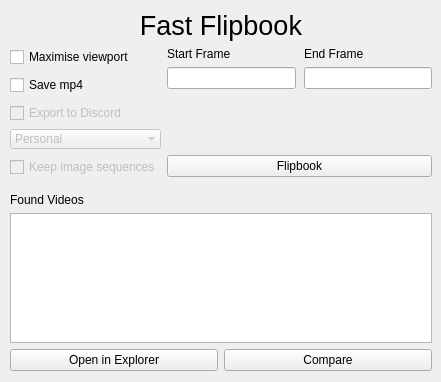
<?xml version="1.0" encoding="UTF-8"?>
<ui version="4.0">
 <class>MainWindow</class>
 <widget class="QMainWindow" name="MainWindow">
  <property name="geometry">
   <rect>
    <x>0</x>
    <y>0</y>
    <width>441</width>
    <height>382</height>
   </rect>
  </property>
  <property name="focusPolicy">
   <enum>Qt::NoFocus</enum>
  </property>
  <property name="windowTitle">
   <string>Fast Flipbook</string>
  </property>
  <widget class="QWidget" name="centralwidget">
   <widget class="QWidget" name="verticalLayoutWidget_3">
    <property name="geometry">
     <rect>
      <x>10</x>
      <y>10</y>
      <width>422</width>
      <height>361</height>
     </rect>
    </property>
    <layout class="QVBoxLayout" name="verticalLayout_3">
     <item>
      <widget class="QLabel" name="Title">
       <property name="styleSheet">
        <string notr="true"/>
       </property>
       <property name="text">
        <string>&lt;html&gt;&lt;head/&gt;&lt;body&gt;&lt;p align=&quot;center&quot;&gt;&lt;span style=&quot; font-size:20pt;&quot;&gt;Fast Flipbook&lt;/span&gt;&lt;/p&gt;&lt;/body&gt;&lt;/html&gt;</string>
       </property>
       <property name="scaledContents">
        <bool>false</bool>
       </property>
      </widget>
     </item>
     <item>
      <layout class="QHBoxLayout" name="horizontalLayout">
       <item>
        <layout class="QVBoxLayout" name="verticalLayout">
         <item>
          <widget class="QCheckBox" name="CB_maxViewport">
           <property name="text">
            <string>Maximise viewport</string>
           </property>
          </widget>
         </item>
         <item>
          <spacer name="verticalSpacer_3">
           <property name="orientation">
            <enum>Qt::Vertical</enum>
           </property>
           <property name="sizeType">
            <enum>QSizePolicy::Fixed</enum>
           </property>
           <property name="sizeHint" stdset="0">
            <size>
             <width>20</width>
             <height>2</height>
            </size>
           </property>
          </spacer>
         </item>
         <item>
          <widget class="QCheckBox" name="CB_saveVideo">
           <property name="text">
            <string>Save mp4</string>
           </property>
          </widget>
         </item>
         <item>
          <spacer name="verticalSpacer_4">
           <property name="orientation">
            <enum>Qt::Vertical</enum>
           </property>
           <property name="sizeType">
            <enum>QSizePolicy::Fixed</enum>
           </property>
           <property name="sizeHint" stdset="0">
            <size>
             <width>20</width>
             <height>2</height>
            </size>
           </property>
          </spacer>
         </item>
         <item>
          <widget class="QCheckBox" name="CB_pushToDiscord">
           <property name="enabled">
            <bool>false</bool>
           </property>
           <property name="text">
            <string>Export to Discord</string>
           </property>
           <property name="checkable">
            <bool>true</bool>
           </property>
          </widget>
         </item>
         <item>
          <widget class="QComboBox" name="DD_chooseDiscord">
           <property name="enabled">
            <bool>false</bool>
           </property>
           <property name="frame">
            <bool>false</bool>
           </property>
           <item>
            <property name="text">
             <string>Personal</string>
            </property>
           </item>
           <item>
            <property name="text">
             <string>Upheaval</string>
            </property>
           </item>
           <item>
            <property name="text">
             <string>Flying Squirrel</string>
            </property>
           </item>
          </widget>
         </item>
         <item>
          <spacer name="verticalSpacer_5">
           <property name="orientation">
            <enum>Qt::Vertical</enum>
           </property>
           <property name="sizeType">
            <enum>QSizePolicy::Fixed</enum>
           </property>
           <property name="sizeHint" stdset="0">
            <size>
             <width>20</width>
             <height>2</height>
            </size>
           </property>
          </spacer>
         </item>
         <item>
          <widget class="QCheckBox" name="CB_saveImages">
           <property name="enabled">
            <bool>false</bool>
           </property>
           <property name="text">
            <string>Keep image sequences</string>
           </property>
          </widget>
         </item>
        </layout>
       </item>
       <item>
        <layout class="QVBoxLayout" name="verticalLayout_2">
         <item>
          <layout class="QGridLayout" name="gridLayout">
           <property name="horizontalSpacing">
            <number>8</number>
           </property>
           <property name="verticalSpacing">
            <number>6</number>
           </property>
           <item row="2" column="1">
            <widget class="QLineEdit" name="TXT_endFrame"/>
           </item>
           <item row="2" column="0" alignment="Qt::AlignTop">
            <widget class="QLineEdit" name="TXT_startFrame"/>
           </item>
           <item row="1" column="1" alignment="Qt::AlignTop">
            <widget class="QLabel" name="label_2">
             <property name="text">
              <string>End Frame</string>
             </property>
            </widget>
           </item>
           <item row="1" column="0" alignment="Qt::AlignTop">
            <widget class="QLabel" name="label">
             <property name="text">
              <string>Start Frame</string>
             </property>
            </widget>
           </item>
          </layout>
         </item>
         <item>
          <spacer name="verticalSpacer">
           <property name="orientation">
            <enum>Qt::Vertical</enum>
           </property>
           <property name="sizeType">
            <enum>QSizePolicy::Fixed</enum>
           </property>
           <property name="sizeHint" stdset="0">
            <size>
             <width>20</width>
             <height>60</height>
            </size>
           </property>
          </spacer>
         </item>
         <item>
          <widget class="QPushButton" name="PB_flipbook">
           <property name="sizePolicy">
            <sizepolicy hsizetype="Minimum" vsizetype="Fixed">
             <horstretch>0</horstretch>
             <verstretch>0</verstretch>
            </sizepolicy>
           </property>
           <property name="text">
            <string>Flipbook</string>
           </property>
          </widget>
         </item>
        </layout>
       </item>
      </layout>
     </item>
     <item>
      <spacer name="verticalSpacer_2">
       <property name="orientation">
        <enum>Qt::Vertical</enum>
       </property>
       <property name="sizeType">
        <enum>QSizePolicy::Fixed</enum>
       </property>
       <property name="sizeHint" stdset="0">
        <size>
         <width>20</width>
         <height>10</height>
        </size>
       </property>
      </spacer>
     </item>
     <item>
      <layout class="QVBoxLayout" name="verticalLayout_4">
       <item>
        <widget class="QLabel" name="label_4">
         <property name="text">
          <string>Found Videos</string>
         </property>
        </widget>
       </item>
       <item>
        <widget class="QListWidget" name="LW_videoList">
         <property name="selectionMode">
          <enum>QAbstractItemView::ContiguousSelection</enum>
         </property>
        </widget>
       </item>
       <item>
        <layout class="QHBoxLayout" name="horizontalLayout_2">
         <property name="topMargin">
          <number>0</number>
         </property>
         <item>
          <widget class="QPushButton" name="PB_openSelection">
           <property name="text">
            <string>Open in Explorer</string>
           </property>
          </widget>
         </item>
         <item>
          <widget class="QPushButton" name="PB_compare">
           <property name="text">
            <string>Compare</string>
           </property>
          </widget>
         </item>
        </layout>
       </item>
      </layout>
     </item>
    </layout>
   </widget>
  </widget>
 </widget>
 <resources/>
 <connections/>
</ui>
